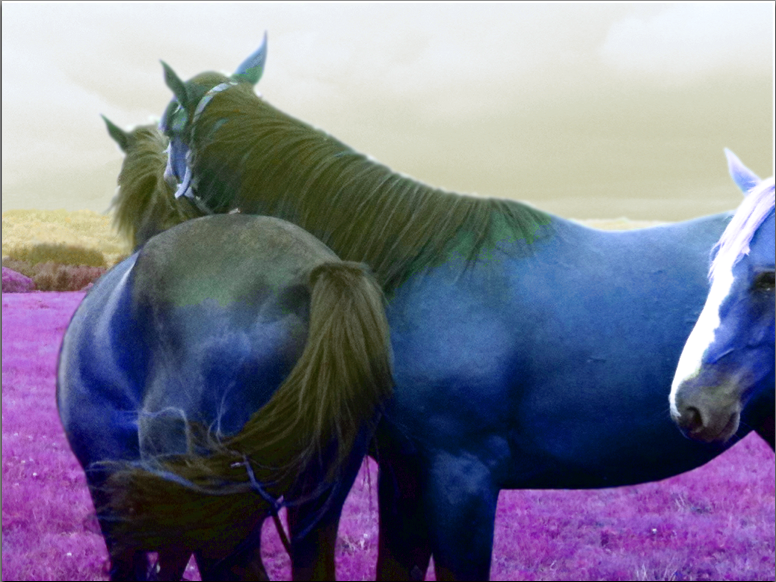
//> input picture intro/horse-hsv.png, 776 x 582 px
$ ./color-convert horse-hsv.png   (built with g++ and OpenCV 4)
//> lines starting //> are read from the running program, lines starting //| are printed output that depends on the picture; after the words box and inside, x2 and y2 are one past the last pixel; in counts of white or black regions, pixels touching at a corner belong together
#include <iostream>
#include <cstdlib>
#include <math.h>
#include <stdio.h>
#include <fstream>

#include <opencv2/opencv.hpp>

using namespace cv;
using namespace std;

bool exists_file (const char *filename) {
  //check if the file "filename" exists in the current repository
    ifstream f(filename);
    return f.good();
}

void
process(const char* ims)
{
//> called with ims = "horse-hsv.png"
  bool exist = exists_file(ims);
  if(!exist){
    std::cerr<<"The file doesn't exist, check its location.\n"<<std::endl;
    exit(EXIT_FAILURE);
  }
  Mat image = imread(ims, CV_LOAD_IMAGE_COLOR);   // Read the file
//> image is the input picture: 582 rows x 776 cols, CV_8UC3; mean B, G, R 139.6, 118.3, 118.6

  Mat rgbchannel[3];
  // The actual splitting.
  split(image, rgbchannel);
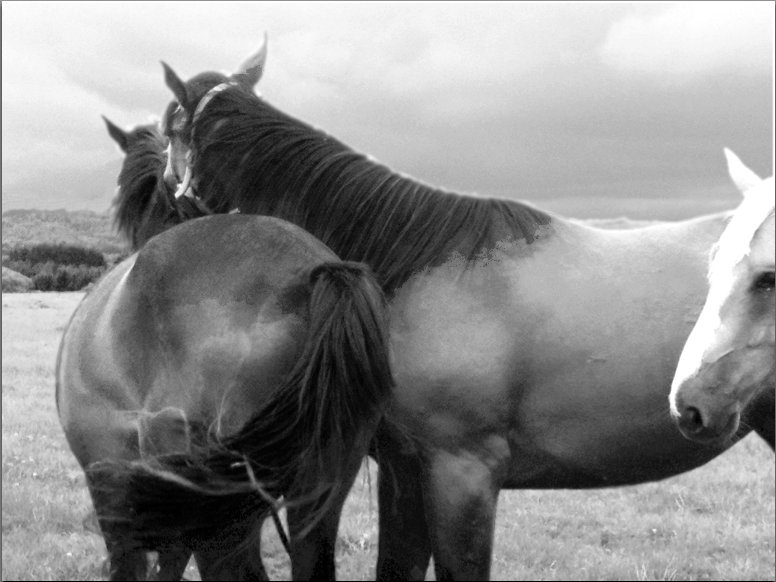
//> rgbchannel[0]: 582 rows x 776 cols, CV_8UC1; min 0, max 255, mean 139.6
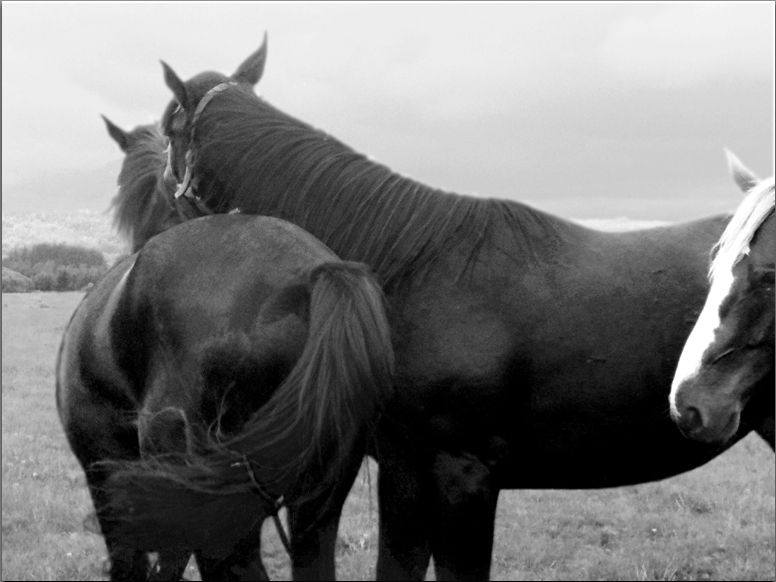
//> rgbchannel[2]: 582 rows x 776 cols, CV_8UC1; min 0, max 255, mean 118.6

  namedWindow("Blue",CV_WINDOW_AUTOSIZE);
  imshow("Blue", rgbchannel[0]);

  namedWindow("Green",CV_WINDOW_AUTOSIZE);
  imshow("Green", rgbchannel[1]);

  namedWindow("Red",CV_WINDOW_AUTOSIZE);
  imshow("Red", rgbchannel[2]);

  waitKey(0);

  Mat imageGrey;
  cvtColor(image, imageGrey, CV_BGR2GRAY);
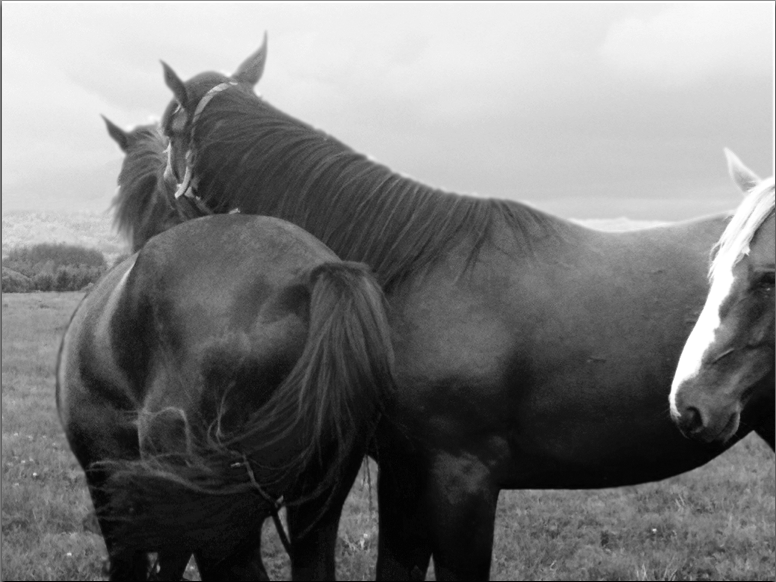
//> imageGrey: 582 rows x 776 cols, CV_8UC1; min 2, max 255, mean 120.8
  imshow("BGR to gray scale", imageGrey);

  Mat imageBGR2YCrCb;
  cvtColor(image, imageBGR2YCrCb, CV_BGR2YCrCb);
//> imageBGR2YCrCb: 582 rows x 776 cols, CV_8UC3; mean of channels 0, 1, 2 120.8, 126.4, 138.6

  Mat imageYCrCb2BGR;
  cvtColor(imageBGR2YCrCb, imageYCrCb2BGR, CV_YCrCb2BGR);
  imshow("YCrCb to BGR", imageYCrCb2BGR);

  Mat diffBGRYCrCb = imageYCrCb2BGR - image;
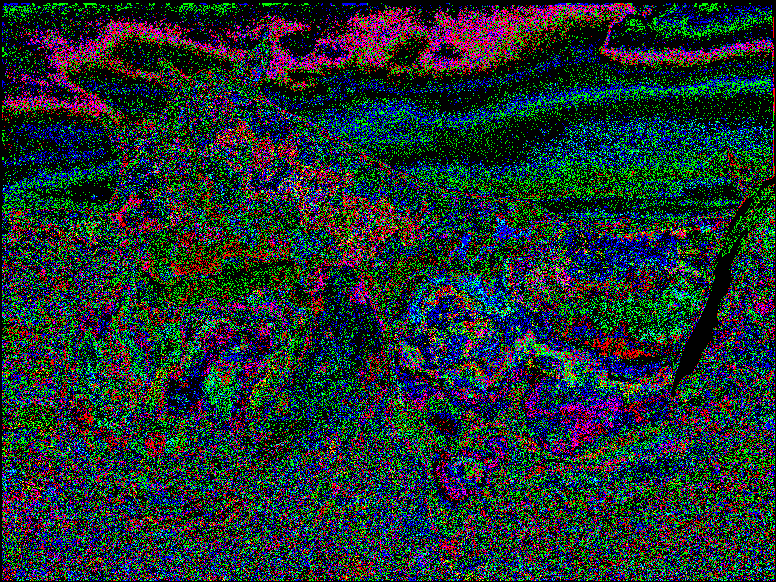
//> diffBGRYCrCb: 582 rows x 776 cols, CV_8UC3; mean B, G, R 0.19, 0.194, 0.127; drawn with 1 as white
  imshow("diffBGRYCrCb",diffBGRYCrCb);

  waitKey(0);

  Mat yCrCbChannel[3];
  // The actual splitting.
  split(imageBGR2YCrCb, yCrCbChannel);
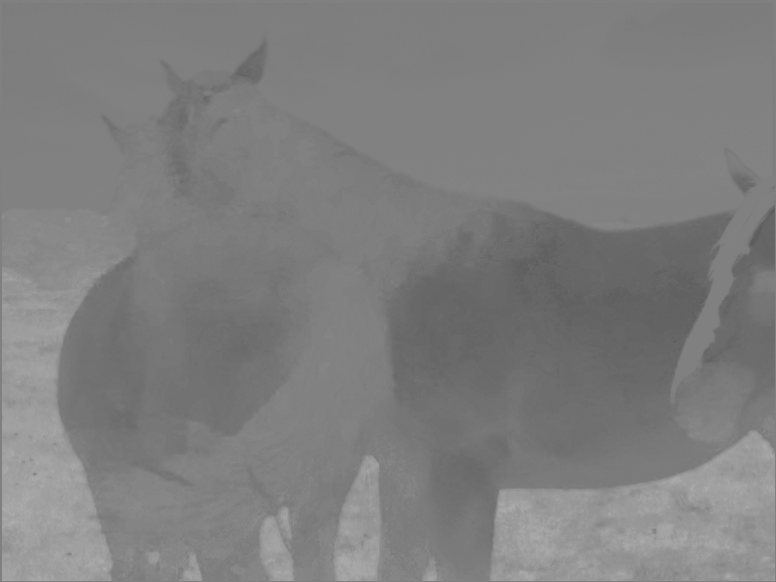
//> yCrCbChannel[1]: 582 rows x 776 cols, CV_8UC1; min 90, max 179, mean 126.4
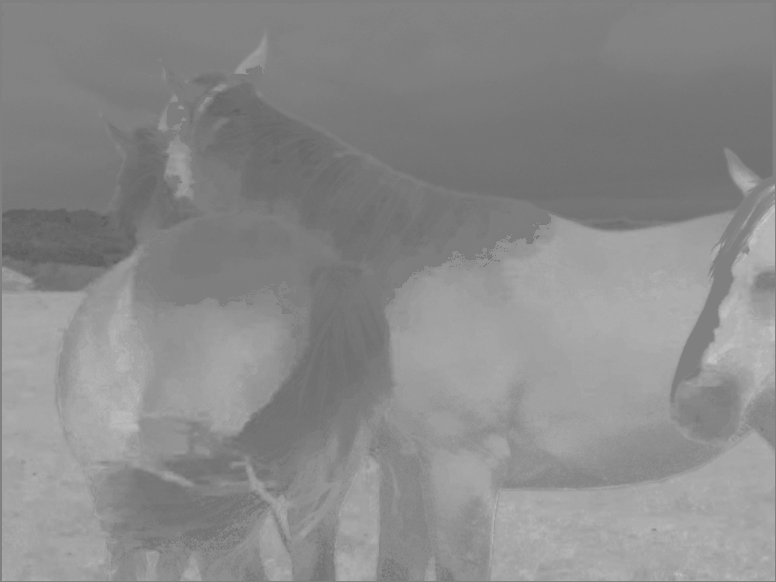
//> yCrCbChannel[2]: 582 rows x 776 cols, CV_8UC1; min 91, max 200, mean 138.6

  namedWindow("Y",CV_WINDOW_AUTOSIZE);
  imshow("Y", yCrCbChannel[0]);

  namedWindow("Cr",CV_WINDOW_AUTOSIZE);
  imshow("Cr", yCrCbChannel[1]);

  namedWindow("Cb",CV_WINDOW_AUTOSIZE);
  imshow("Cb", yCrCbChannel[2]);

  Mat diffYGray = yCrCbChannel[0] - imageGrey;
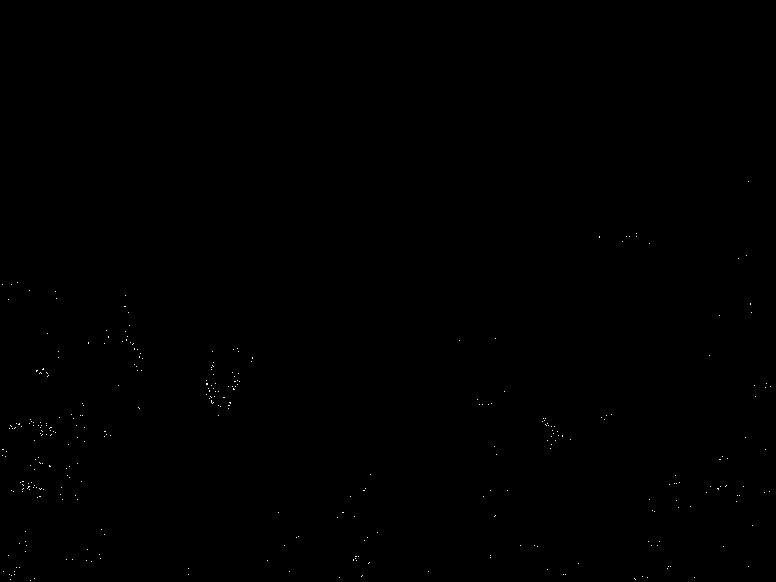
//> diffYGray: 582 rows x 776 cols, CV_8UC1; values 0 (black) and 1 (white), 0.09% white in thin lines or dots, all inside (x1, y1, x2, y2) = (2, 181, 771, 581)
  imshow("diffYGray",diffYGray);

  waitKey(0);//Wait for a keystroke in the window
}

void
usage (const char *s)
{
  std::cerr<<"Usage: "<<s<<" ims\n"<<std::endl;
  exit(EXIT_FAILURE);
}

#define param 1
int
main( int argc, char* argv[] )
{
  if(argc != (param+1))
    usage(argv[0]);
  process(argv[1]);
  return EXIT_SUCCESS;
}
